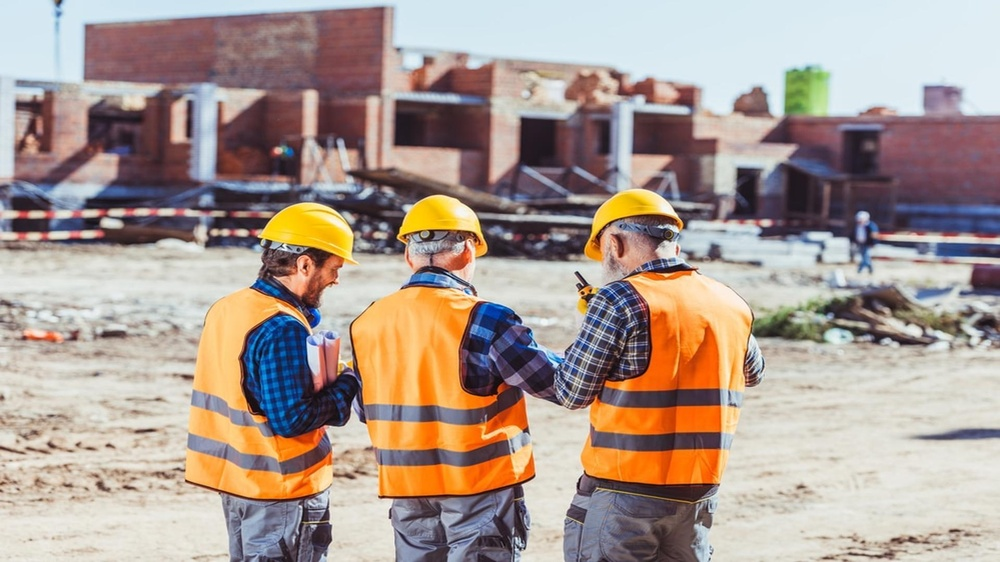
#> input picture test_images/construction_site_1.jpg, 1000 x 562 px, shrunk from 1920 x 1080 before the run, found by its file name
$ python grayscale_histogram_analysis.py
#> lines starting #> are read from the running program, lines starting #| are printed output that depends on the picture
from PIL import Image
import numpy as np
import matplotlib.pyplot as plt

def return_frequent_values(image_path, excluded_value):

#> called with image_path = './test_images/construction_site_1.jpg', excluded_value = 255
    image = Image.open(image_path)
#> image is the input picture: PIL image 1000x562 RGB; mean R, G, B 170.3, 154, 145.2

    gray_image = image.convert('L')
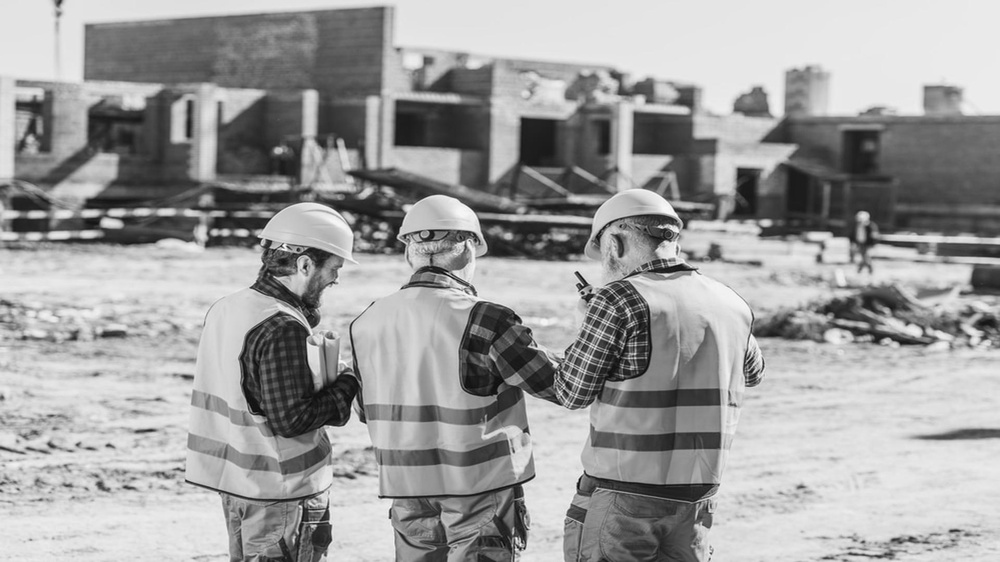
#> gray_image: PIL image 1000x562 L; min 6, max 253, mean 157.9

    gray_image.save('./high_vis_recognition/grayscale_images/grayscale_img.jpg')

    hist = gray_image.histogram()
#> hist = 256 values, max 11649 at index 227, min 0 at index 0, mean 2195.3

    plt.plot(hist)

    plt.title('Grayscale Histogram')
    plt.xlabel('Pixel Intensity')
    plt.ylabel('Frequency')
    plt.savefig("./high_vis_recognition/histogram")
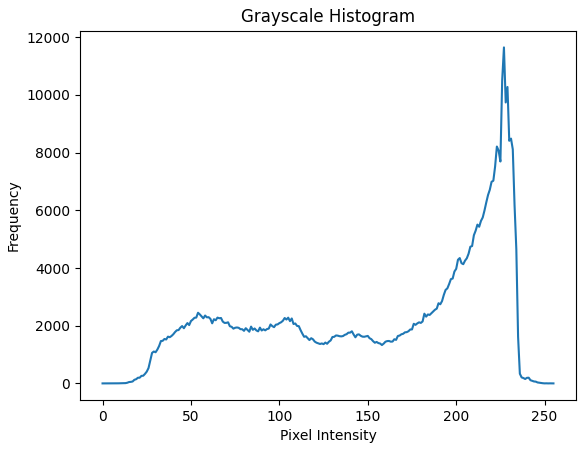
#> figure drawn by matplotlib, 1 panel; curve peaks at x = 227, y = 11649

    # Find the pixel intensity with the highest frequency (mode), excluding the specified value
    if excluded_value is not None:
        hist[excluded_value] = 0  # Set the frequency of excluded value to 0
    mode_pixel_intensity = np.argmax(hist)
#> mode_pixel_intensity = 227

    return mode_pixel_intensity

image_path = './test_images/construction_site_1.jpg'

most_frequent_pixel_intensity = return_frequent_values(image_path, 255)
#> most_frequent_pixel_intensity = 227
print(f'Most Frequent Pixel Intensity: {most_frequent_pixel_intensity}')
#| Most Frequent Pixel Intensity: 227
